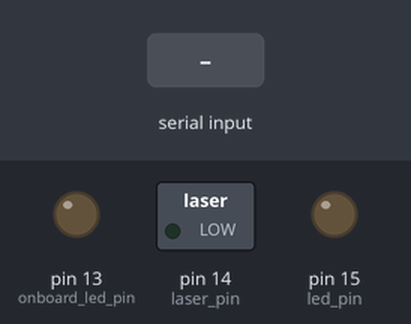
Simulated run of this sketch. Board: Arduino Uno, built with avr-gcc and run on an emulated ATmega328P. Parts: switched loads named in the sketch (green lamp = pin HIGH), output pins drawn as LEDs (lit = HIGH). The inputs (shaded band) are chosen by the test bench.

Above: at 1.2 s.
1.3 s: "90,45\n" received over Serial
At 3.1 s:
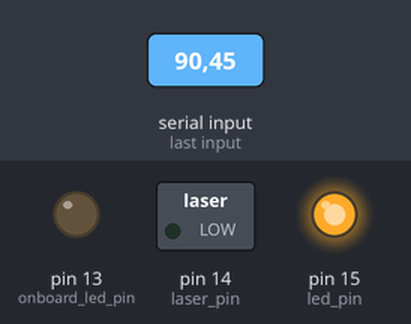
3.8 s: "5\n" received over Serial
At 6.0 s:
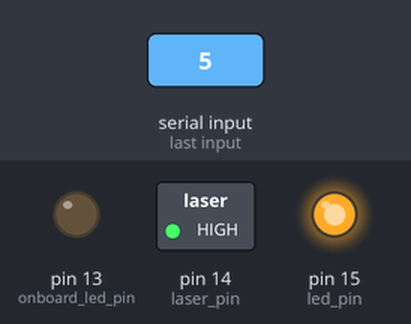
6.3 s: "30,150\n" received over Serial
At 8.1 s:
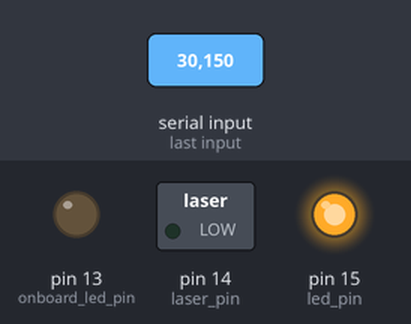
Timing chart, 0 to 9.6 s (numbered marks = the images above; inputs shaded):
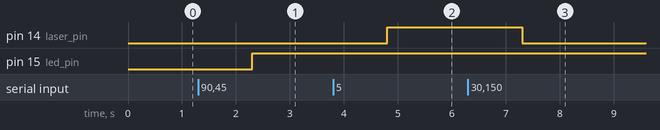

Measured:
- after the input at 1.3 s, pin 15 (led_pin): LOW → HIGH after 1.0 s
- after the input at 3.8 s, pin 14 (laser_pin): LOW → HIGH after 1.0 s
- after the input at 6.3 s, pin 14 (laser_pin): HIGH → LOW after 1.0 s

The sketch:

teensy_led_laser_control.ino
```cpp
const int laser_pin = 14;
const int led_pin = 15;
const int onboard_led_pin = 13;

int LED_STATE = LOW;
int LASER_STATE = LOW;

void setup() {
  pinMode(led_pin, OUTPUT);
  pinMode(laser_pin, OUTPUT);
  pinMode(onboard_led_pin, OUTPUT);
  digitalWrite(laser_pin, LASER_STATE);
  digitalWrite(led_pin, LED_STATE);
  Serial.begin(9600);
}

void loop() {
  while (Serial.available())
  {
    String cmd = Serial.readString();
    LED_STATE = cmd[0] - '0';
    LASER_STATE = cmd[1] - '0';
    digitalWrite(laser_pin, LASER_STATE);
    digitalWrite(led_pin, LED_STATE);
  }

}
```
